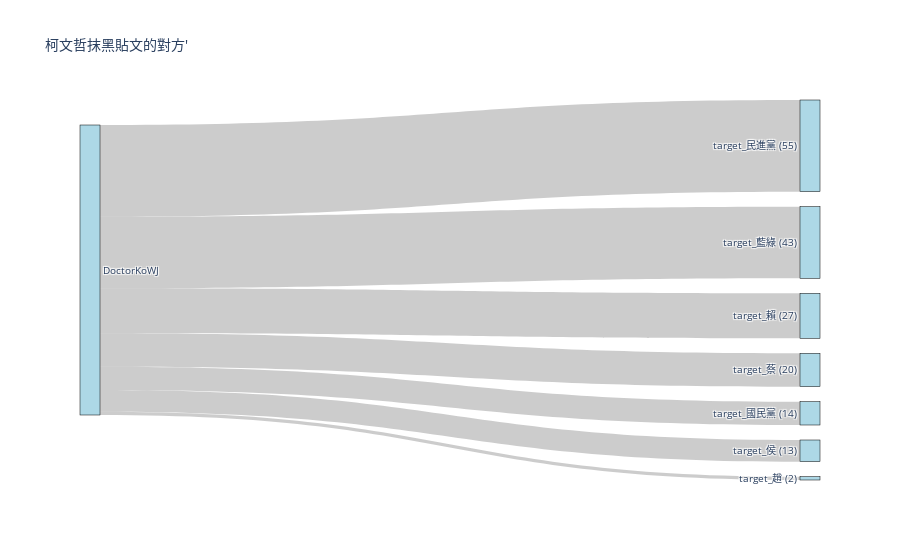

This figure's notebook cell:
### Code cell
import pandas as pd
import plotly.graph_objects as go

# Filter the DataFrame for the user 'chingte'
df_houyuih = main_df_no_live[main_df_no_live['User Name'] == 'DoctorKoWJ']

# Select columns that have 'target_' as a prefix
target_columns = [col for col in df_houyuih.columns if col.startswith('target_')]

# Calculate the cumulative values for each 'target_' column
cumulative_values = df_houyuih[target_columns].sum().tolist()

# Create labels with cumulative values
labels_with_values = [f"{col} ({val})" for col, val in zip(target_columns, cumulative_values)]

# Create the Sankey chart
fig = go.Figure(data=[go.Sankey(
    node = dict(
      pad = 15,
      thickness = 20,
      line = dict(color = "black", width = 0.5),
      label = ['DoctorKoWJ'] + labels_with_values,  # Include 'houyuih' in the labels
      color = "lightblue"
    ),
    link = dict(
      source = [0]*len(target_columns),  # All links start from the first node ('houyuih')
      target = list(range(1, len(target_columns) + 1)),  # Links end at each 'target_' node
      value = cumulative_values
    )
)])

fig.update_layout(title_text="柯文哲抹黑貼文的對方'", font_size=10)
fig.show()

### Figure 1 — Plotly figure (JSON) as saved in the notebook; plotly's stock layout.template omitted (floating-point values rounded to 4 significant figures)
{"data": [{"link": {"source": [0, 0, 0, 0, 0, 0, 0, 0, 0, 0, 0, 0, 0, 0, 0, 0], "target": [1, 2, 3, 4, 5, 6, 7, 8, 9, 10, 11, 12, 13, 14, 15, 16], "value": [0, 0, 20, 2, 0, 27, 43, 14, 0, 55, 0, 0, 13, 0, 0, 0]}, "node": {"color": "lightblue", "label": ["DoctorKoWJ", "target_柯 (0)", "target_蕭 (0)", "target_蔡 (20)", "target_趙 (2)", "target_朱 (0)", "target_賴 (27)", "target_藍綠 (43)", "target_國民黨 (14)", "target_馬英九 (0)", "target_民進黨 (55)", "target_綠營 (0)", "target_藍白合 (0)", "target_侯 (13)", "target_在野黨 (0)", "target_藍白 (0)", "target_民眾黨 (0)"], "line": {"color": "black", "width": 0.5}, "pad": 15, "thickness": 20}, "type": "sankey"}], "layout": {"font": {"size": 10}, "title": {"text": "柯文哲抹黑貼文的對方'"}}}
